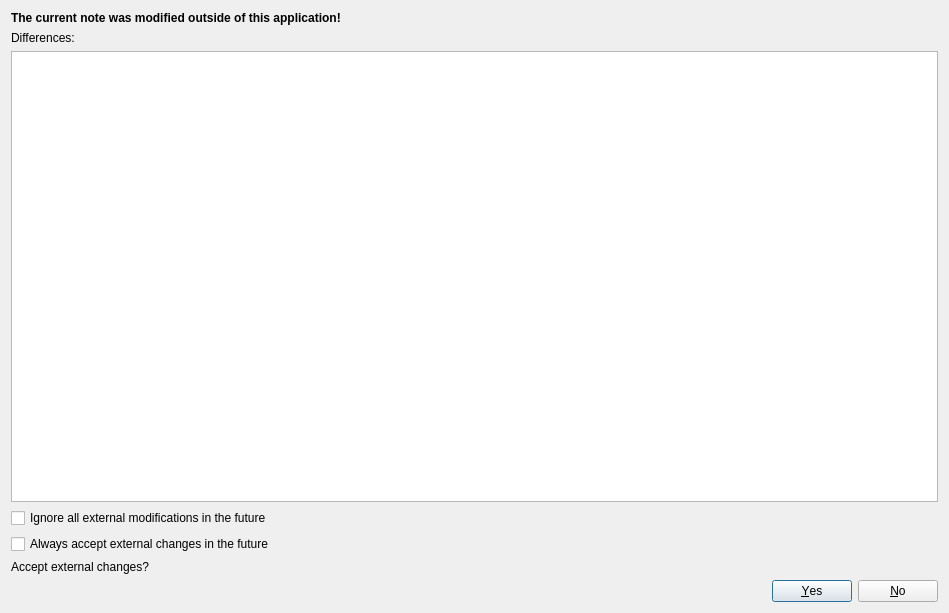
<?xml version="1.0" encoding="UTF-8"?>
<ui version="4.0">
 <class>NoteDiffDialog</class>
 <widget class="QDialog" name="NoteDiffDialog">
  <property name="windowModality">
   <enum>Qt::ApplicationModal</enum>
  </property>
  <property name="geometry">
   <rect>
    <x>0</x>
    <y>0</y>
    <width>949</width>
    <height>613</height>
   </rect>
  </property>
  <property name="windowTitle">
   <string>Note was modified externally!</string>
  </property>
  <property name="windowIcon">
   <iconset theme="dialog-information" resource="../breeze-pkbsuite.qrc">
    <normaloff>:/icons/breeze-pkbsuite/16x16/dialog-information.svg</normaloff>:/icons/breeze-pkbsuite/16x16/dialog-information.svg</iconset>
  </property>
  <property name="modal">
   <bool>true</bool>
  </property>
  <layout class="QGridLayout" name="gridLayout">
   <item row="0" column="0">
    <layout class="QVBoxLayout" name="verticalLayout">
     <property name="spacing">
      <number>6</number>
     </property>
     <property name="sizeConstraint">
      <enum>QLayout::SetMinAndMaxSize</enum>
     </property>
     <item>
      <widget class="QLabel" name="label_2">
       <property name="styleSheet">
        <string notr="true">QLabel {font-weight: bold;}</string>
       </property>
       <property name="text">
        <string>The current note was modified outside of this application!</string>
       </property>
      </widget>
     </item>
     <item>
      <widget class="QLabel" name="label_3">
       <property name="text">
        <string>Differences:</string>
       </property>
      </widget>
     </item>
     <item>
      <widget class="QTextEdit" name="textEdit">
       <property name="readOnly">
        <bool>true</bool>
       </property>
       <property name="html">
        <string notr="true">&lt;!DOCTYPE HTML PUBLIC &quot;-//W3C//DTD HTML 4.0//EN&quot; &quot;http://www.w3.org/TR/REC-html40/strict.dtd&quot;&gt;
&lt;html&gt;&lt;head&gt;&lt;meta name=&quot;qrichtext&quot; content=&quot;1&quot; /&gt;&lt;style type=&quot;text/css&quot;&gt;
p, li { white-space: pre-wrap; }
&lt;/style&gt;&lt;/head&gt;&lt;body style=&quot; font-family:'Noto Sans'; font-size:11pt; font-weight:400; font-style:normal;&quot;&gt;
&lt;p style=&quot;-qt-paragraph-type:empty; margin-top:0px; margin-bottom:0px; margin-left:0px; margin-right:0px; -qt-block-indent:0; text-indent:0px; font-family:'Sans Serif'; font-size:9pt;&quot;&gt;&lt;br /&gt;&lt;/p&gt;&lt;/body&gt;&lt;/html&gt;</string>
       </property>
      </widget>
     </item>
     <item>
      <widget class="QCheckBox" name="ignoreAllExternalChangesCheckBox">
       <property name="text">
        <string>Ignore all external modifications in the future</string>
       </property>
      </widget>
     </item>
     <item>
      <widget class="QCheckBox" name="acceptAllExternalChangesCheckBox">
       <property name="text">
        <string>Always accept external changes in the future</string>
       </property>
      </widget>
     </item>
     <item>
      <widget class="QLabel" name="label">
       <property name="text">
        <string>Accept external changes?</string>
       </property>
      </widget>
     </item>
     <item>
      <widget class="QDialogButtonBox" name="buttonBox">
       <property name="sizePolicy">
        <sizepolicy hsizetype="Expanding" vsizetype="Fixed">
         <horstretch>0</horstretch>
         <verstretch>0</verstretch>
        </sizepolicy>
       </property>
       <property name="minimumSize">
        <size>
         <width>200</width>
         <height>0</height>
        </size>
       </property>
       <property name="maximumSize">
        <size>
         <width>1000</width>
         <height>16777215</height>
        </size>
       </property>
       <property name="orientation">
        <enum>Qt::Horizontal</enum>
       </property>
       <property name="standardButtons">
        <set>QDialogButtonBox::No|QDialogButtonBox::Yes</set>
       </property>
      </widget>
     </item>
    </layout>
   </item>
  </layout>
 </widget>
 <resources>
  <include location="../breeze-pkbsuite.qrc"/>
 </resources>
 <connections>
  <connection>
   <sender>buttonBox</sender>
   <signal>accepted()</signal>
   <receiver>NoteDiffDialog</receiver>
   <slot>accept()</slot>
   <hints>
    <hint type="sourcelabel">
     <x>248</x>
     <y>254</y>
    </hint>
    <hint type="destinationlabel">
     <x>157</x>
     <y>274</y>
    </hint>
   </hints>
  </connection>
  <connection>
   <sender>buttonBox</sender>
   <signal>rejected()</signal>
   <receiver>NoteDiffDialog</receiver>
   <slot>reject()</slot>
   <hints>
    <hint type="sourcelabel">
     <x>316</x>
     <y>260</y>
    </hint>
    <hint type="destinationlabel">
     <x>286</x>
     <y>274</y>
    </hint>
   </hints>
  </connection>
 </connections>
</ui>
